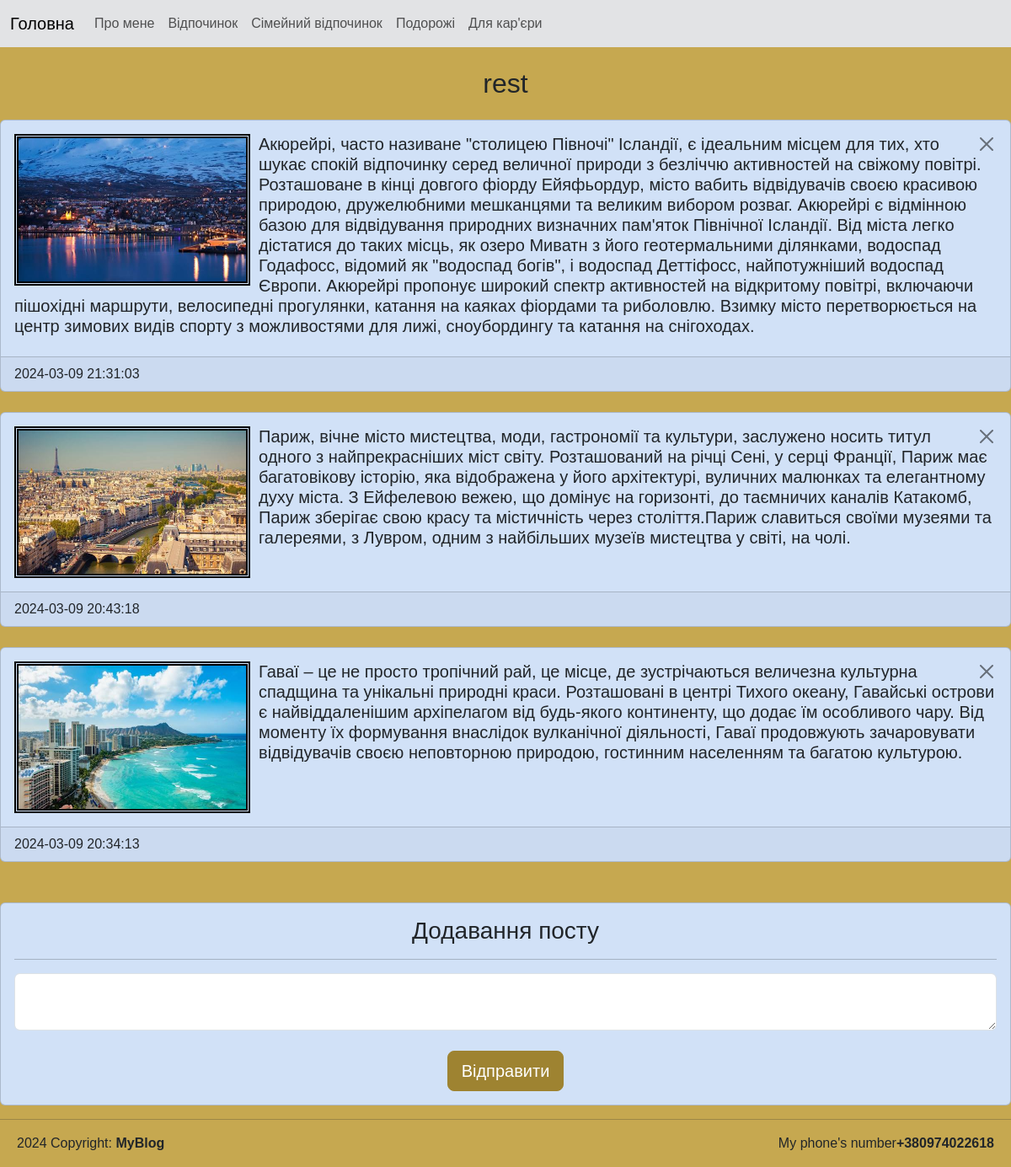
The page /post/category/rest on the database as committed earlier.
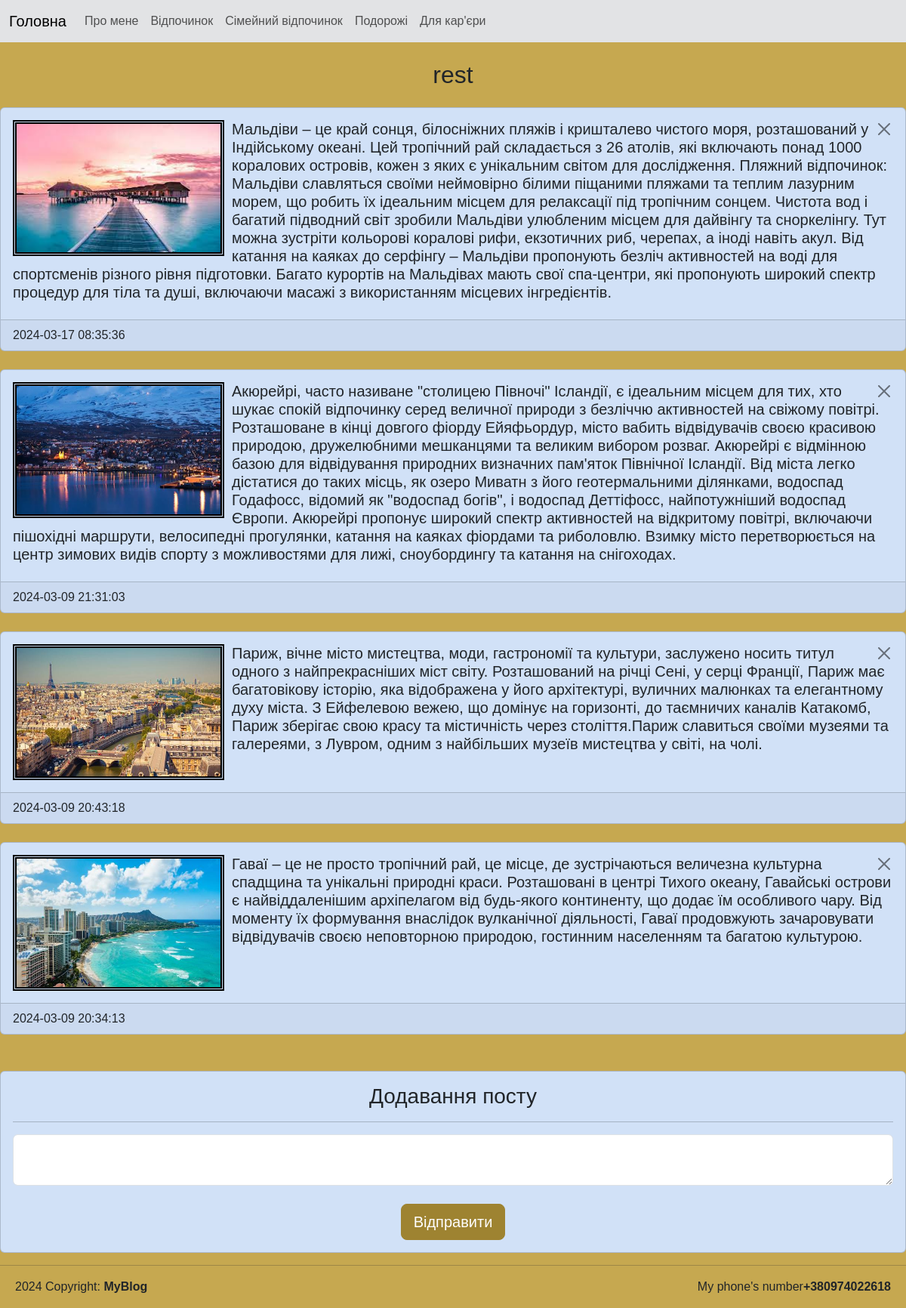
The same page on the database as committed later.
### tables this page shows
CREATE TABLE post(
	post_id INTEGER PRIMARY KEY AUTOINCREMENT,
	category_id INTEGER NOT NULL,
	post_text TEXT,
	post_datetime TEXT NOT NULL DEFAULT CURRENT_TIMESTAMP,
	FOREIGN KEY (category_id) REFERENCES category(category_id)
ON UPDATE CASCADE ON DELETE CASCADE 	
);

### main.py (the view)
@app.route('/post/category/<category_name>', methods=["GET", "POST"])
def post_category(category_name):
    category_id = db.getIdByCategory(category_name)
    if request.method == "GET":
        posts = db.getPostsByCategory(category_name)
    if request.method == "POST":
        db.addPost(request.form["category_id"], request.form["post"])
        posts = db.getPostsByCategory(category_name)
        return redirect(f"/post/category/{category_name}")
    return render_template("post_category.html",category_name=category_name,
    category_id=category_id,
    posts=posts)

### db_scripts.py (called while the page is built)
def open():
    global connection, cursor
    connection = sqlite3.connect(db_name)
    cursor = connection.cursor()

def close():
    cursor.close()
    connection.close()

def getIdByCategory(category_name):
    open()
    cursor.execute(''' SELECT category_id FROM category WHERE category_name = (?)
    ''',[category_name])
    category_id = cursor.fetchone()[0]
    close()
    return category_id

def getPostsByCategory(category_name):
    open()
    cursor.execute('''
        SELECT * FROM post, category WHERE category_name = (?)
        AND post.category_id = category.category_id
        ORDER BY post_datetime  DESC

     ''', [category_name])
    posts = cursor.fetchall()
    close()
    return posts

### templates/post_category.html (shortened to what this page needs)
{% extends "index.html" %}
{%block content%}
<h2 class="my-4 ms -3 category-header">{{category_name}}</h2>
<section class="category_content">
    <div>
        {%for post in posts%}
        <div class="card my-4 bolder">
          <div class="card-body">
            <a href="/post/delete/{{post[0]}}/{{category_name}}" onclick="return confirm('Видалити пост?')">          <button  type="button" class="btn-close" data-bs-dismiss="alert" aria-label="Close" style="float: right"></button>
            </a>
              <image class="post-image" src="/static/{{post[0]}}.jpg" alt="{{post[0]}}" width="280px" height="180px">
              <h5 class="card-title">{{post[2]}}</h5>
          </div>
          <footer class="card-footer">{{post[3]}}</footer>
        </div>
        {%endfor%}
        </div>
        <div class="card mt-5 bolder">
            <div class="card-body">
              <div class="add">
                <h3 class="card-title">Додавання посту</h3>
              </div>
              <hr>
              <form method="POST">
                  <textarea name="post" class="form-control post-input"></textarea><br>
                  <div class="add"><input type="submit" class="btn btn-primary btn-lg go" value="Відправити"></div>
              </form>
            </div>
          </div>
</section>
{% endblock %}

Rows that differ between the two databases and show on the page:
added post: shows a picture, post_text "Мальдіви – це край сонця, білосніжних пляжів і кришталево чистого моря, розташований у Індійському океані. Цей тропічний рай складається з 26 атолів, які включають понад 1000 коралових островів, кожен з яких є унікальним світом для дослідження. Пляжний відпочинок: Мальдіви славляться своїми неймовірно білими піщаними пляжами та теплим лазурним морем, що робить їх ідеальним місцем для релаксації під тропічним сонцем. Чистота вод і багатий підводний світ зробили Мальдіви улюбленим місцем для дайвінгу та сноркелінгу. Тут можна зустріти кольорові коралові рифи, екзотичних риб, черепах, а іноді навіть акул. Від катання на каяках до серфінгу – Мальдіви пропонують безліч активностей на воді для…", post_datetime "2024-03-17 08:35:36"
